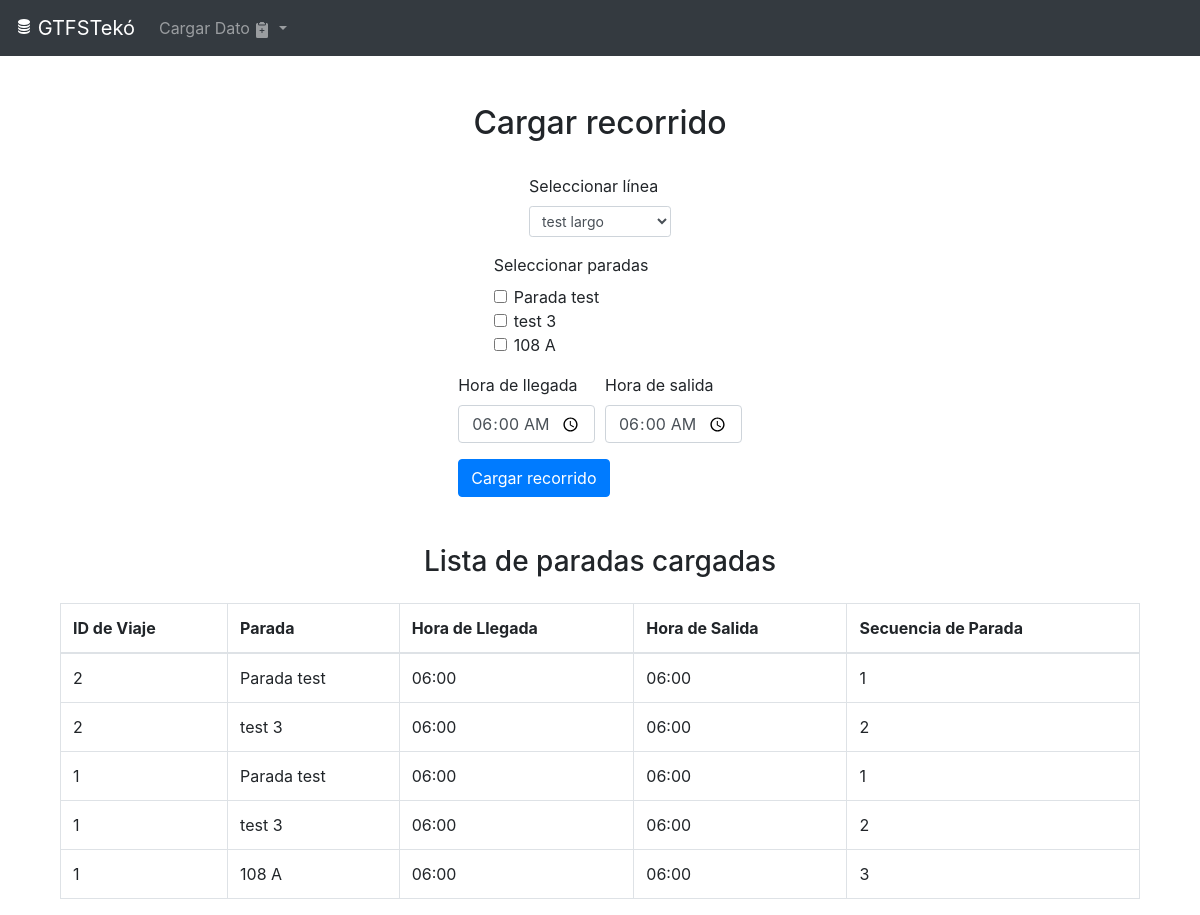
/gtfs/cargar_recorrido, run on the app's committed database.
### models/models.py (models this page shows)
class Stop(db.Model):
    stop_id = db.Column(db.Integer, primary_key=True)
    stop_name = db.Column(db.String(100), nullable=False)
    stop_lat = db.Column(db.Float, nullable=False)
    stop_lon = db.Column(db.Float, nullable=False)
    stop_desc = db.Column(db.String(100))

class StopTime(db.Model):
    trip_id = db.Column(db.Integer, db.ForeignKey('trip.trip_id'), primary_key=True)
    stop_id = db.Column(db.Integer, db.ForeignKey('stop.stop_id'), primary_key=True)
    arrival_time = db.Column(db.String(8), nullable=False)
    departure_time = db.Column(db.String(8), nullable=False)
    stop_sequence = db.Column(db.Integer, nullable=False)

### routes/recorrido_routes.py (the view, shortened to what this page needs)
@gtfs_bp.route('/cargar_recorrido', methods=['GET', 'POST'])
def cargar_recorrido():
    routes = Route.query.all()
    stops = Stop.query.all()
    stop_times = StopTime.query.all()
    return render_template('cargar_recorrido.html', routes=routes, stops=stops, stop_times=stop_times)

### templates/cargar_recorrido.html (shortened to what this page needs)
{% extends "base.html" %}
{% block content %}
<div class="container mt-5 d-flex align-items-center flex-column">
    <h2 class="text-center">Cargar recorrido</h2>
    <form method="POST" action="{{ url_for('gtfs.cargar_recorrido') }}" class="mt-4">
        <div class="d-flex justify-content-center">
            <div class="form-group w-50">
                <label for="route_id">Seleccionar línea</label>
                <select class="form-control form-control-sm" id="route_id" name="route_id" required>
                    {% for route in routes %}
                    <option value="{{ route.route_id }}">{{ route.route_long_name }}</option>
                    {% endfor %}
                </select>
            </div>
        </div>
        <div class="d-flex justify-content-center">
            <div class="form-group w-75">
                <label for="stops">Seleccionar paradas</label>
                <div class="form-check">
                    {% for stop in stops %}
                    <input type="checkbox" class="form-check-input" id="stop_{{ stop.stop_id }}" name="stop_ids" value="{{ stop.stop_id }}">
                    <label class="form-check-label" for="stop_{{ stop.stop_id }}">{{ stop.stop_name }}</label><br>
                    {% endfor %}
                </div>
            </div>
        </div>
        <div class="d-flex justify-content-center">
            <div class="form-row">
                <div class="form-group col">
                    <label for="arrival_time">Hora de llegada</label>
                    <input type="time" class="form-control" id="arrival_time" name="arrival_time" value="06:00" required>
                </div>
                <div class="form-group col">
                    <label for="departure_time">Hora de salida</label>
                    <input type="time" class="form-control" id="departure_time" name="departure_time" value="06:00" required>
                </div>
            </div>
        </div>
        <button type="submit" class="btn btn-primary">Cargar recorrido</button>
    </form>
    <h3 class="mt-5">Lista de paradas cargadas</h3>
    <table class="table table-bordered mt-3">
        <thead>
            <tr>
                <th>ID de Viaje</th>
                <th>Parada</th>
                <th>Hora de Llegada</th>
                <th>Hora de Salida</th>
                <th>Secuencia de Parada</th>
            </tr>
        </thead>
        <tbody>
            {% for stop_time in stop_times %}
            <tr>
                <td>{{ stop_time.trip_id }}</td>
                <td>
                    {% for stop in stops %}
                        {% if stop.stop_id == stop_time.stop_id %}
                            {{ stop.stop_name }}
                        {% endif %}
                    {% endfor %}
                </td>
                <td>{{ stop_time.arrival_time }}</td>
                <td>{{ stop_time.departure_time }}</td>
                <td>{{ stop_time.stop_sequence }}</td>
            </tr>
            {% endfor %}
        </tbody>
    </table>
</div>
{% endblock %}

### data on the page
Stop: stop_name "Parada test"
Stop: stop_name "test 3"
Stop: stop_name "108 A"
StopTime: trip_id "2", arrival_time "06:00", departure_time "06:00", stop_sequence "1"
StopTime: trip_id "2", arrival_time "06:00", departure_time "06:00", stop_sequence "2"
StopTime: trip_id "1", arrival_time "06:00", departure_time "06:00", stop_sequence "1"
StopTime: trip_id "1", arrival_time "06:00", departure_time "06:00", stop_sequence "2"
StopTime: trip_id "1", arrival_time "06:00", departure_time "06:00", stop_sequence "3"

### other printed values
form field route_id "test largo"
